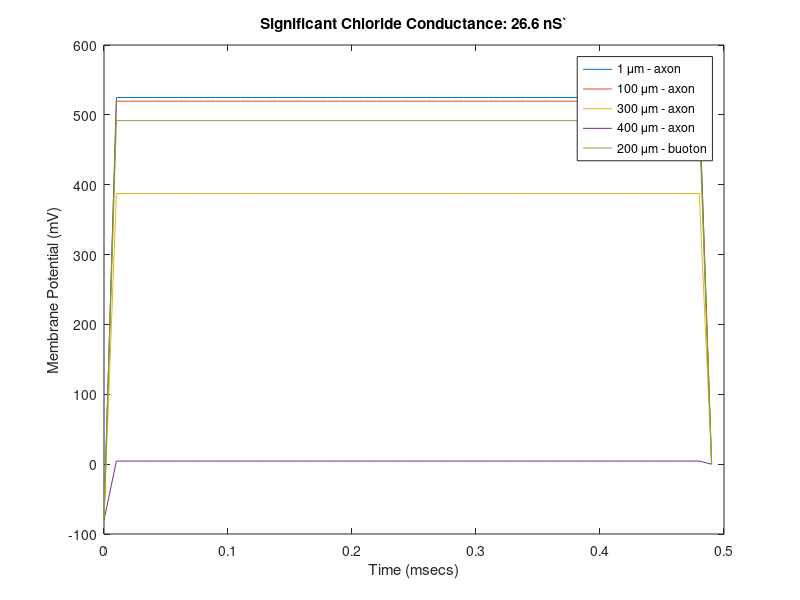

This chart was generated by the following MATLAB code:

% Author: Enes Haxhimali
% Axon Type: myelinated 

% Parameters

%These simulations are all done with a 1 mew m thick axon%

d_x = 10; % compartment size 
d_t = 10; % step size 

axon_length = 400;
total_time = 500; 
J = axon_length/d_x;% number of compartment    %%%%%%%%%%%%%%%

%{
d_n = 2.5 * 10^(-6); % node length
d_b = 6 *10^(-6); % buoton diameter 
d_a = 1*10^(-6); % axon diameter
myl_d = 1.5*10^(-6); %myleinated axon diameter
myl_sheath = (myl_d-d_a)/2*10^(-6); % the thickness of the myelin sheath
a = d_a/2*10^(-6);  % radius of unmyelentiated node
a_my = myl_d/2*10^(-6); % radius of myelentiated node
r_b = d_b/2*10^(-6);   % radius of buoton
%}
%%{
d_n = 2.5 * 10^(-2); % node length
d_b = 6 *10^(-2); % buoton diameter 
d_a = 1*10^(-2); % axon diameter
myl_d = 1.5*10^(-2); %myleinated axon diameter
myl_sheath = (myl_d-d_a)/2*10^(-2); % the thickness of the myelin sheath
a = d_a/2*10^(-2);  % radius of unmyelentiated node
a_my = myl_d/2*10^(-2); % radius of myelentiated node
r_b = d_b/2*10^(-2);   % radius of buoton
%}
c_m = .1 * 10^(-2);%memebrane capacitance in mu F/cm^2
c_mye = 0.04*10^(-2);%myelin capacitance in mu F/cm^2

% calculating the capacitances
C_a= 2*pi*d_x*a*c_m;
C_my = 2*pi*d_x*a*c_mye;
C_b = c_m*(pi*d_b^2/2-2*r_b^2*acos(1-2*d_a^2/r_b^2));

% conductance
g_Na_n = 740 *10^(-2);% nodal sodium conductance mS/cm^2
g_leak_n = 47*10^(-2);% nodal leak conductance mS/cm^2
g_Na_a = 105*10^(-2);% unymel axon sodium conductance mS/cm^2
g_leak_a = 4.70*10^(-2);% unmyel axon leak conductance mS/cm^2
g_Na_m = 0;% myel axon sodium conductance mS/cm^2
g_leak_m = 0.188*10^(-2);% myel axon leak conductance mS/cm^2
g_Na_b = 0;% buoton sodium conductance mS/cm^2
g_leak_b = 4.7*10^(-2);% buoton leak conductance mS/cm^2

% resistance
R_a = 70*10^(-2);% specific restitivty of the axoplasm at 37 C in omega cm
R_b = 524*10^(-2); % Resistance of bouton in K omega

E_na = 51*10^(-3); % sodium reversal potential in mV
E_l = -80*10^(-3); % leak reversal potential in mV  80
E_cl = -40*10^(-3); % chloride reversal potential in mV

I_inj = 500*10^(-12); % injected current value in pA - picoamperes 

V_values = zeros(total_time/d_t,J) ; % this will hold all the potential values at each compartment and at each unit of time
R_values = zeros(J,1) ; % this will hold all the resistance values at each compartment and at each unit of time
C_values = zeros(J,1) ; % this will hold all the capacitance values at each compartment and at each unit of time
I_values = zeros(total_time/d_t,J) ; % this will hold all the injected current values at each compartment and at each unit of time
m_values = zeros(total_time/d_t,J) ;
h_values = zeros(total_time/d_t,J) ; 

%function [V_values] = potential_solver(axon_type,g_cl,)
% -- - - - - - - - - - -  - --  -%
% setting the V and R values, the buoton is in the middle
R_values(:)  = R_a*d_x/(pi*a^2) *10^-8;
R_values(ceil(J/2)) = R_b;

C_values(:)  = C_my;
C_values(ceil(J/2)) = C_b;

%Rate function values 
    
alpha_m = @(V) (0.029* V + 10.1)./(1+exp(-0.19*V - 9.31));
m_inf = @(V) 1./(1+exp(-0.24*V - 13.44));
beta_m = @(alpha_m,m_inf) alpha_m.*(1./m_inf - 1);
h_inf = @(V) 1./(1+exp(0.1775.*V + 13.26));
beta_h = @(V) 1.25./(1+exp(-0.1.*V - 5.6));
alpha_h = @(beta_h,h_inf) (h_inf.*beta_h)./(1-h_inf);

% before beginning the loop set the values of m and h and V etc for the
% first time step
V_values(1,:) = -80 ;
m_values(1,:) = (alpha_m(V_values(1,:) )*d_t)./(1+(alpha_m(V_values(1,:)) + beta_m(alpha_m(V_values(1,:)),m_inf(V_values(1,:)) ))*d_t);
h_values(1,:) = (alpha_h(beta_h(V_values(1,:) ),h_inf(V_values(1,:)))*d_t)./(1+(alpha_h(beta_h(V_values(1,:)),h_inf(V_values(1,:))) + beta_h(V_values(1,:)))*d_t);

V_0 = V_values(1,:);
m_0 = m_values(1,:);
h_0 = h_values(1,:);

V_1 = 10*V_values(1,:);
A = zeros(J,J);
    B = zeros(J,1);
for n  = 2:total_time/d_t - 1
    disp(['timestep: ' num2str(n)])
    % we need to solve linear system of equations A*V(n) = B at each time step, where A
    % is the matrix of coefficients for the trigonal system of equations.    
   
    %{
    if n == 2
        V_0 = V_values(1,:);
        m_0 = m_values(1,:);
    end
    %}

    count = 0;
   %while abs(V_0-V_1) > 10^(-4)
        count = count +1;
        %disp('here')
        %disp(abs(V_0-V_1))
        for j = 1:J
            
            % BC1: if j = 1, v_-1 = v_1 
            % BC2: if j = J+1, v_J+1 = v_J-1
            
            % also have a condition if we are the axon or the buoton -->
            % resitance and capatiance values will change 
            
            % calculating the rate functions for this specific V

            alpha_m_current = alpha_m(V_values(n,j));
            m_inf_current = m_inf(V_values(n,j));
            beta_m_current = beta_m(alpha_m_current,m_inf_current);
            h_inf_current = h_inf(V_values(n,j));
            beta_h_current = beta_h(V_values(n,j));
            alpha_h_current = alpha_h(beta_h_current,h_inf_current);

            g_cl =26.6*10^(-2);            

            g_leak_a = g_leak_a+ g_cl; % adding a cl component to the leak conductane
            if g_cl ~= 0 
                E_l = E_cl;
            end
             C_values(j) = C_values(j)
             R_values = R_values
            % first solve the triagonal system of equations for U
                if j ~= 1 && j ~= J
                    L  = -2*d_t/ (C_values(j)*(R_values(j-1) + R_values(j)));  
                    U  = -2*d_t/ (C_values(j)*(R_values(j) + R_values(j+1)));
                    % assigning the coefficients
                    A(j,j+1) = U;  
                    A(j,j-1) = L;
                elseif j == 1 % BC1
                    L  = 0;  
                    U  = - 4*d_t/ (C_values(1)*(R_values(1) + R_values(2)));         
                    A(j,j+1) = U;  % assigning the coefficients
                else  % BC2
                    L  = - 4*d_t/ (C_values(J)*(R_values(J-1) + R_values(J)));  
                    U = 0;
                    A(j,j-1) = .2;%L % assigning the coefficients
                end          

                disp(['L = ' num2str(L)])
                disp(['U = ' num2str(U)])
                disp(['m0 = ' num2str(m_0(j))])
                disp(['h0 = ' num2str(h_0(j))])
                disp(['rest =' num2str(d_t/C_values(j)*(g_Na_m*real(m_0(j))^3*real(h_0(j))+g_leak_m))])       
                %disp(['rest =' num2str(d_t/C_values(j)*(g_Na_a*m_0(j)^3*h_0(j)+g_leak_a))])
        
                D = 1 - L - U + d_t/C_values(j)*(g_Na_m*real(m_0(j))^3*real(h_0(j))+g_leak_m); %sum through conductances            
                A(j,j) =  D; % assigning the coefficients 
                disp(['D = ' num2str(D)])
                if j ~= ceil(J/2) % case when not buoton
                    if  (n == 1  ) && j == 1  % we have an injected current in the first time step in first compartment
                      
                        %disp(V_0 + d_t/C_values(j) * (g_Na_a*m_0(j)^3*h_0(j)*E_na+g_leak_a*E_l) + d_t/C_values(j) * I_inj)
                        B(j) = V_0(j) + d_t/C_values(j) * (g_Na_m*real(m_0(j))^3*real(h_0(j))*E_na+g_leak_m*E_l) + d_t/C_values(j) * I_inj;
                    else
                        B(j) = V_0(j) + d_t/C_values(j) * (g_Na_m*real(m_0(j))^3*real(h_0(j))*E_na+g_leak_m*E_l) + d_t/C_values(j);            
                    end        

                else
                    B(j) = V_0(j) + d_t/C_values(j) * (g_Na_b*real(m_0(j))^3*real(h_0(j))*E_na+g_leak_b*E_l) + d_t/C_values(j);        
                end
                disp(['zb = ' num2str(B(j))])
        end 
        % updating V_0
        if  count ~= 1
            V_0 = V_1;
        end
        % Now solve AV = B to get new V_1:     
        V_1 = inv(A)*B;      

        %m_0= (m_0 + alpha_m(V_1)*d_t)./(1+(alpha_m(V_1) + beta_m(V_1))*d_t);
        %h_0 = (h_0 + alpha_h(V_1)*d_t)./(1+(alpha_h(V_1) +
        %beta_h(V_1))*d_t);
       if count ==20
        disp(m_0)
       end

       m_0 =  (m_0+d_t.*alpha_m(V_1))./(1+(alpha_m(V_1) + d_t*beta_m(alpha_m(V_1),m_inf(V_1) )));
      
       h_0= (h_0+alpha_h(beta_h(V_1 ),h_inf(V_1))*d_t)./(1+(alpha_h(beta_h(V_1),h_inf(V_1)) + beta_h(V_1))*d_t);

        %m_values(n,j) = (m_values(n-1,j) + alpha_m(V_values(n,j))*d_t)/(1+(alpha_m(V_values(n,j)) + beta_m(V_values(n,j)))*d_t);
        %h_values(n,j) = (h_values(n-1,j) + alpha_h(V_values(n,j))*d_t)/(1+(alpha_h(V_values(n,j)) + beta_h(V_values(n,j)))*d_t);
           
    %end
    V_values(n,:) = V_1;
    m_values(n,:) = m_0(:,1);
    h_values(n,:) = h_0(:,1);
end

V_values = V_values;  % converting from V to mV for graphs

time = 0:d_t:total_time-d_t;
time = time/1000;
figure()
plot(time,V_values(:,1))
hold on;
plot(time,V_values(:,100/d_x))
hold on;

plot(time,V_values(:,300/d_x))
hold on;
plot(time,V_values(:,J)) 
hold on;
plot(time,V_values(:,ceil(J/2)))


title("Significant Chloride Conductance: 26.6 nS`")
xlabel("Time (msecs)")
ylabel("Membrane Potential (mV)")
legend('1 \mum - axon', '100 \mum - axon',  '300 \mum - axon', '400 \mum - axon','200 \mum - buoton')

